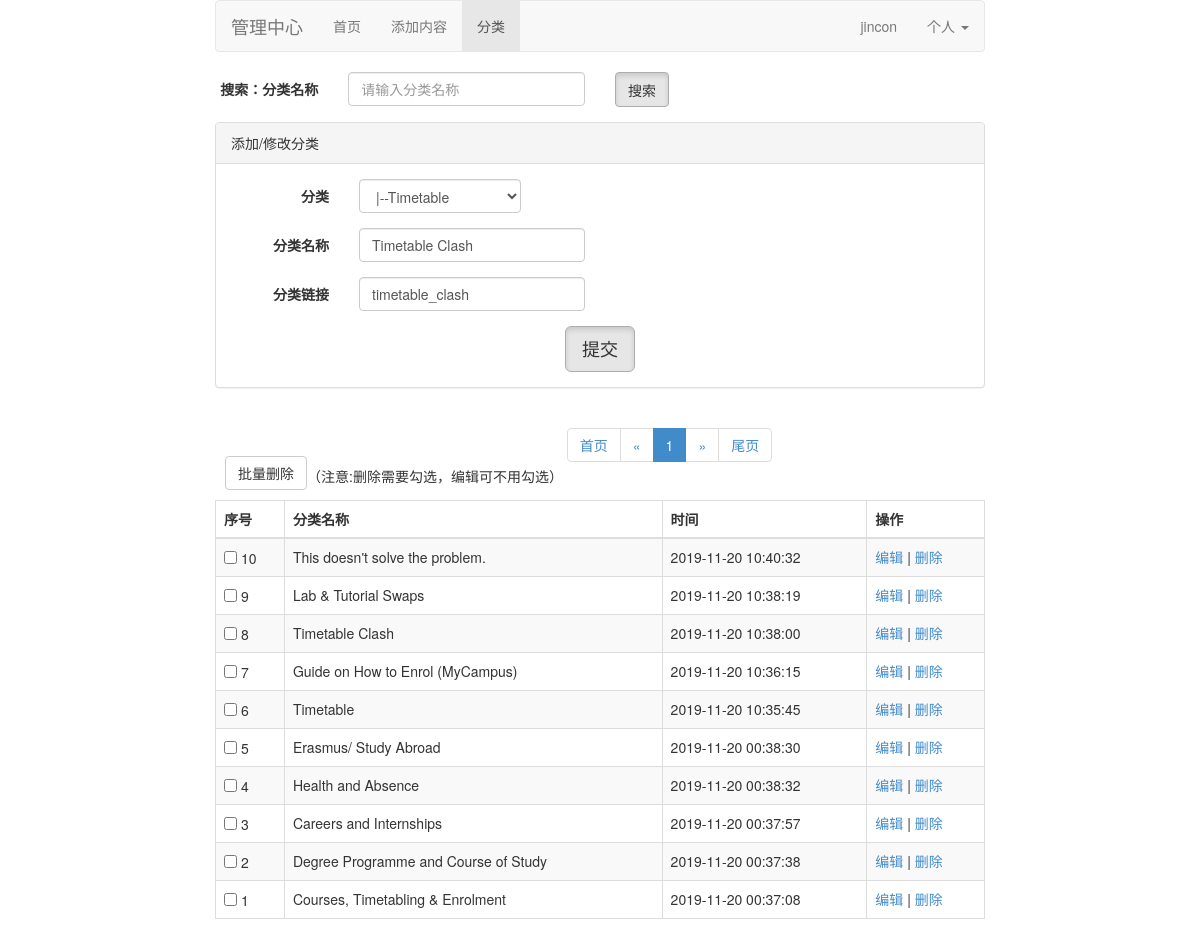
Screenshot of /admin/cat.php?id=8 (signed in) with the database file from the repository.
### tables this page shows
CREATE TABLE `cat`  (
  `id` int(10) NOT NULL AUTO_INCREMENT,
  `pid` int(10) NOT NULL DEFAULT 0 COMMENT '父级',
  `name` varchar(100) NOT NULL,
  `link` varchar(100) DEFAULT NULL,
  `dateline` timestamp NOT NULL DEFAULT CURRENT_TIMESTAMP ON UPDATE CURRENT_TIMESTAMP,
  PRIMARY KEY (`id`) USING BTREE
);

### config.php (called while the page is built, shortened)
<?php
include("include/db.php");
include("include/function.php");
$host = '127.0.0.1';
$dbname = '3d';
$username = 'root';
$password = 'root';
$charset='utf8';
$db = db::getInstance(array('dsn'=>"mysql:dbname=$dbname;host=$host","username"=>$username,'password'=>$password,'charset'=>$charset));

### include/db.php (called while the page is built, shortened)
<?php
class db {
    protected static $_instance = null;
    protected $_dbLink = null;
    protected $_defaultConfig = array(
        'persistency'    => false,
        'username'       => "root",
        'password'       => null,
        'charset'        => 'utf8',
    );
    public static function getInstance($params = array()) {
        if (!self::$_instance) {
            self::$_instance = new self($params);
        }
        return self::$_instance;
    }
    public function __construct($params = array()) {
        $params += $this->_defaultConfig;
        try {
            $flags = array(
                PDO::ATTR_PERSISTENT => $params['persistency'],
                PDO::ATTR_ERRMODE    => PDO::ERRMODE_EXCEPTION
            );
            $this->_dbLink = new PDO($params['dsn'], $params['username'], $params['password'], $flags);
        } catch (PDOException $exception) {
			printf('数据库连接失败！'.$exception->getMessage());
        }
        $driverName = $this->_dbLink->getAttribute(PDO::ATTR_DRIVER_NAME);
        switch ($driverName) {
            case 'mysql':
            case 'pgsql':
                $this->_dbLink->exec("SET NAMES {$params['charset']}");
                break;
        }
        return true;
    }
    protected function _parseQuerySql($sql, $params = array()) {
        $sql = trim($sql);
        if (!$params) {
            return $sql;
        }
        $sql    = str_replace('?', '%s', $sql);
        $params = $this->escape($params);
        return vsprintf($sql, $params);
    }
    public function getOne($sql, $params = array()) {
        $result = $this->_execute($sql, $params);
        $myrow = $result->fetch(PDO::FETCH_ASSOC);
        return $myrow;
    }
    public function getAll($sql, $params = array()) {
        $result = $this->_execute($sql, $params);
        $myrow = $result->fetchAll(PDO::FETCH_ASSOC);
        return $myrow;
    }
    protected function _execute($sql, $params = array()) {
        $sql = trim($sql);
        try {
            $sth = $this->_dbLink->prepare($sql);
            if (!$params) {
                $result = $sth->execute();
            } else {
                $result = $sth->execute($params);
            }
            return $sth;
        } catch (PDOException $exception) {
            $this->throwException($exception, $sql, $params);
        }
    }
}

### include/function.php (called while the page is built, shortened)
<?php
function getTree($array, $pid =0, $level = 0){
    static $list = [];
    foreach ($array as $key => $value){
        if ($value['pid'] == $pid){
            $value['level'] = $level;
            $value['flag'] = $level>0?($level==1 ? "|--" : ("|--".str_repeat('--', $value['level']-1))) : '';
            $list[] = $value;
        }
    }
    return $list;
}

### admin/cat.php (the view, shortened to what this page needs)
<?php
include("../include/function.php");
include_once("../config.php");
include_once 'include/include.php';
$rowsPerPage = 20;
if(isset($_GET['id']) && $_GET['id']){
    $listdata = $db->getOne("select * from cat where id = ".intval($_GET['id']));
}
$curPage = isset($_GET['page'])?intval($_GET['page']):1;
$offset = ($curPage-1)*$rowsPerPage;
$sql = '';
$list = $db->getAll("select * from cat ".$sql." order by id desc limit $offset,$rowsPerPage");
$arr = $db->getOne('select count(*) total from cat '.$sql);
$totalRows=$arr['total'];
$totalpage =ceil($totalRows/$rowsPerPage);
$catdata = $db->getAll("select * from cat");
$catdata = getTree($catdata);
?>
<!DOCTYPE html>
<html lang="en">
<head>
    <link rel="stylesheet" href="./bootstrap.css">
</head>
<body>
<div class="container col-md-8 col-md-offset-2">
    <?php include ("nav.php");?>
    <form class="form-horizontal" action="" method="get">
        <div class="form-group">
            <label for="inputEmail3" class="col-sm-2 control-label">搜索：分类名称</label>
            <div class="col-sm-4">
                <input type="text" class="form-control" value="" name="key" id="inputEmail3" placeholder="请输入分类名称">
            </div>
            <div class="col-sm-6">
                <button type="submit" class="btn btn-default active" style="height: 35px;">搜索</button>
            </div>
        </div>
    </form>
    <div class="panel panel-default">
        <div class="panel-heading">添加/修改分类</div>
        <div class="panel-body">
            <form class="form-horizontal" action="?act=save" method="post">
                <div class="form-group">
                    <label for="inputEmail3" class="col-sm-2 control-label">分类</label>
                    <div class="col-sm-3">
                        <select class="form-control" name="pid">
                            <?php foreach($catdata as $k=>$v){ ?>
                                <option value="<?php echo $v['id']?>" <?php if(isset($listdata['pid']) && $listdata['pid'] == $v['id']){echo "selected";}?>><?php echo $v['flag'].$v['name']?></option>
                            <?php } ?>
                        </select>
                    </div>
                </div>
                <div class="form-group">
                    <label for="inputEmail3" class="col-sm-2 control-label">分类名称</label>
                    <div class="col-sm-4">
                        <input type="text" class="form-control" value="<?php echo isset($listdata['name'])?$listdata['name']:''?>" name="name" id="inputEmail3" placeholder="分类名称">
                    </div>
                </div>
                <div class="form-group">
                    <label for="inputEmail3" class="col-sm-2 control-label">分类链接</label>
                    <div class="col-sm-4">
                        <input type="text" class="form-control" value="<?php echo isset($listdata['link'])?$listdata['link']:''?>" name="link" id="inputEmail3" placeholder="分类链接">
                    </div>
                </div>
                <div class="text-center">
                    <button type="submit" class="btn btn-default btn-lg active">提交</button>
                </div>
            </form>
        </div>
    </div>
    <form class="form-horizontal" action="?act=alldo" method="post">
        <table class="table col-md-6 table-bordered table-hover table-striped">
            <tr class="bg-primary">
                <thead>
                <th>序号</th>
                <th>分类名称</th>
                <th>时间</th>
                <th>操作</th>
                </thead>
            </tr>
            <?php
            if(isset($list)){foreach($list as $v){ ?>
                <tr>
                    <td><input type="checkbox" name="ids[]" value="<?php echo $v['id']?>"> <?php echo $v['id']?></td>
                    <td><?php echo $v['name']?></td>
                    <td><?php echo $v['dateline'];?></td>
                    <td><a href="cat.php?id=<?php echo $v['id']?>">编辑</a> | <a href="?act=del&id=<?php echo $v['id']?>" onClick="javascript:if(!confirm('确定删除吗？')){return false;}">删除</a></td>
                </tr>
            <?php }} ?>
            <button class="btn btn-default" type="submit" name="all" value="del" style="margin-bottom: 10px;margin-left:10px;" onclick="javascript:if(confirm('你确定要批量删除嘛')){return true;}else{return false}">批量删除</button> （注意:删除需要勾选，编辑可不用勾选）
        </table>
        <?php
        $pageNumString = "";
        if($curPage <=5){
            $begin =1;
            $end = $totalpage>=10?10:$totalpage;
        }else{
            $end = $curPage +5>$totalpage?$totalpage:$curPage +5;
            $begin =$end -9<=1?1:$end -9;
        }
        $prev = $curPage -1<=1?1:$curPage -1;
        $pageNumString .="<li><a href='?key=".(isset($_GET['key'])?$_GET['key']:'')."&page=1'>首页</a></li>";
        $pageNumString .="<li><a href='?key=".(isset($_GET['key'])?$_GET['key']:'')."&page=$prev'>&laquo;</a></li>";
        for($i=$begin;$i<=$end;$i++){
            if($curPage == $i){
                $pageNumString .= "<li class='active'><a href='?key=".(isset($_GET['key'])?$_GET['key']:'')."&page=$i'>$i</a></li>";
            }else{
                $pageNumString .= "<li><a href='?key=".(isset($_GET['key'])?$_GET['key']:'')."&page=$i'>$i</a></li>";
            }
        }
        $next = $curPage +1 >=$totalpage?$totalpage:$curPage +1;
        $pageNumString .="<li><a href='?key=".(isset($_GET['key'])?$_GET['key']:'')."page=$next'>&raquo;</a></li>";
        $pageNumString .="<li><a href='?key=".(isset($_GET['key'])?$_GET['key']:'')."&page=$totalpage'>尾页</a></li>";
        ?>
        <ul class="pagination">
            <?php echo $pageNumString;?>
        </ul>
    </form>
</div>
</body>
</html>

### rows the page displays
cat: pid "|--Timetable", name "Timetable Clash", link "timetable_clash", id "8", dateline "2019-11-20 10:38:00"
cat: id "10", name "This doesn't solve the problem.", dateline "2019-11-20 10:40:32"
cat: id "9", name "Lab & Tutorial Swaps", dateline "2019-11-20 10:38:19"
cat: id "7", name "Guide on How to Enrol (MyCampus)", dateline "2019-11-20 10:36:15"
cat: id "6", name "Timetable", dateline "2019-11-20 10:35:45"
cat: id "5", name "Erasmus/ Study Abroad", dateline "2019-11-20 00:38:30"
cat: id "4", name "Health and Absence", dateline "2019-11-20 00:38:32"
cat: id "3", name "Careers and Internships", dateline "2019-11-20 00:37:57"
cat: id "2", name "Degree Programme and Course of Study", dateline "2019-11-20 00:37:38"
cat: id "1", name "Courses, Timetabling & Enrolment", dateline "2019-11-20 00:37:08"

### other values shown
$_SESSION['username'] "jincon"
